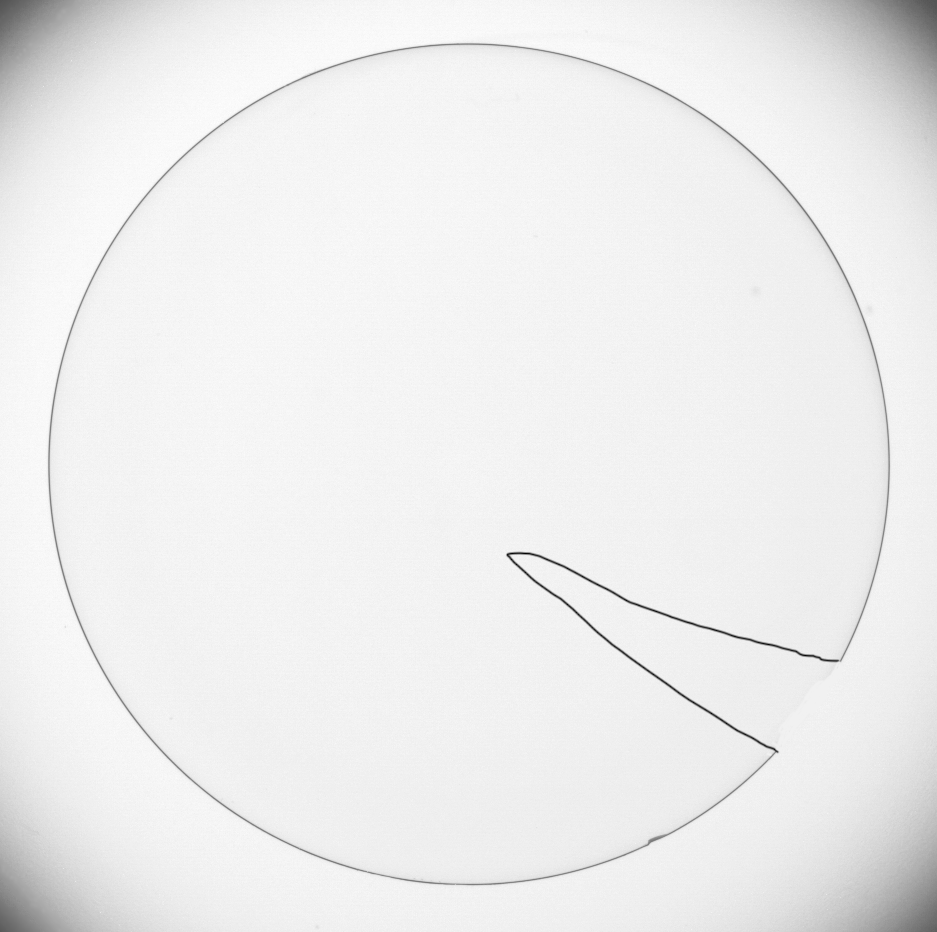
#> input picture 第一次/深度缺陷.png, 937 x 932 px
$ jupyter execute 'final(deep).ipynb'
#> lines starting #> are read from the running program, lines starting #| are printed output that depends on the picture; after the words box and inside, x2 and y2 are one past the last pixel; in counts of white or black regions, pixels touching at a corner belong together
[cell 1]
import numpy as np
import matplotlib.pyplot as plt
import cv2

img = cv2.imread("深度缺陷.png")#读入图像
#> img is the input picture: shape (932, 937, 3); min 1, max 255, mean 237.2
image = cv2.cvtColor(img, cv2.COLOR_BGR2GRAY)#将图像转化为灰度图像
#cv2.imshow("Image",image)#显示图像
# cv2.waitKey()
canny = cv2.Canny(image, 30, 150)
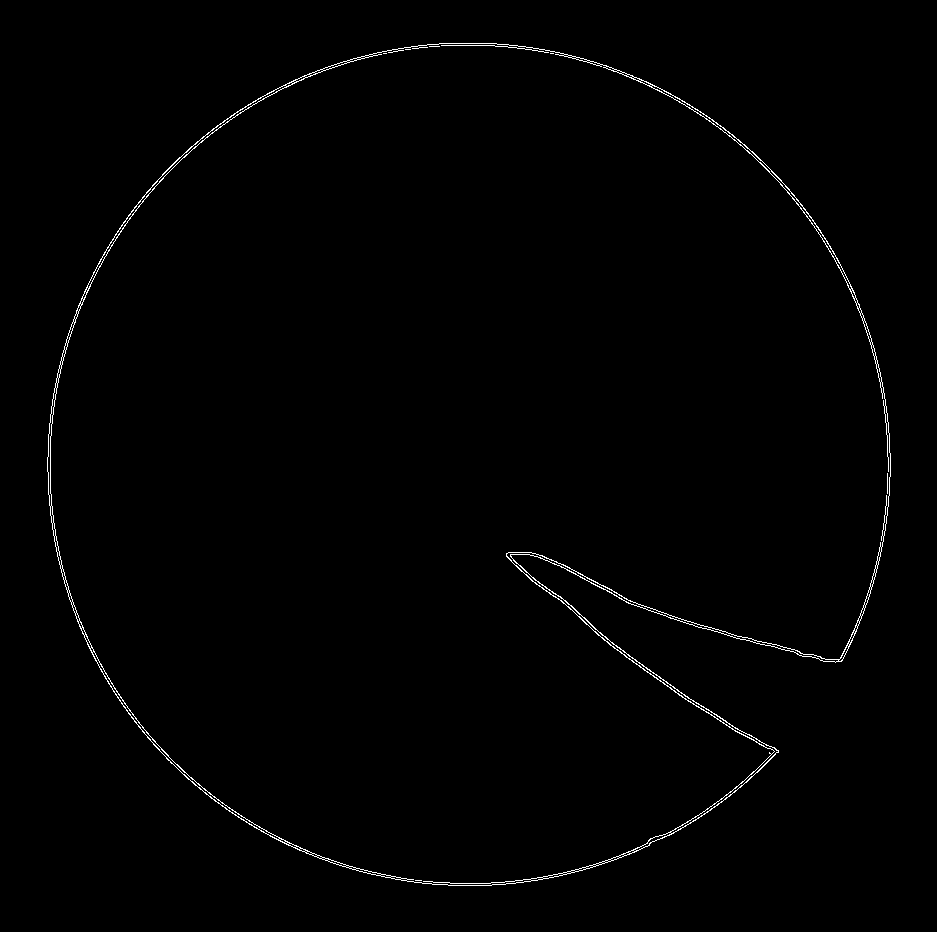
#> canny: shape (932, 937); 0.77% white in thin lines or dots, all inside (x1, y1, x2, y2) = (47, 43, 891, 886)
# cv2.imshow("Canny",canny)
# cv2.waitKey()
plt.imshow(canny, cmap='gray')
img_array = np.array(canny)
# img_array[400]

[cell 2]
# [8 lines of commented-out code are left out]

[cell 3]
kernel = np.ones((3, 3), np.uint8)
closing = cv2.morphologyEx(canny, cv2.MORPH_CLOSE, kernel)
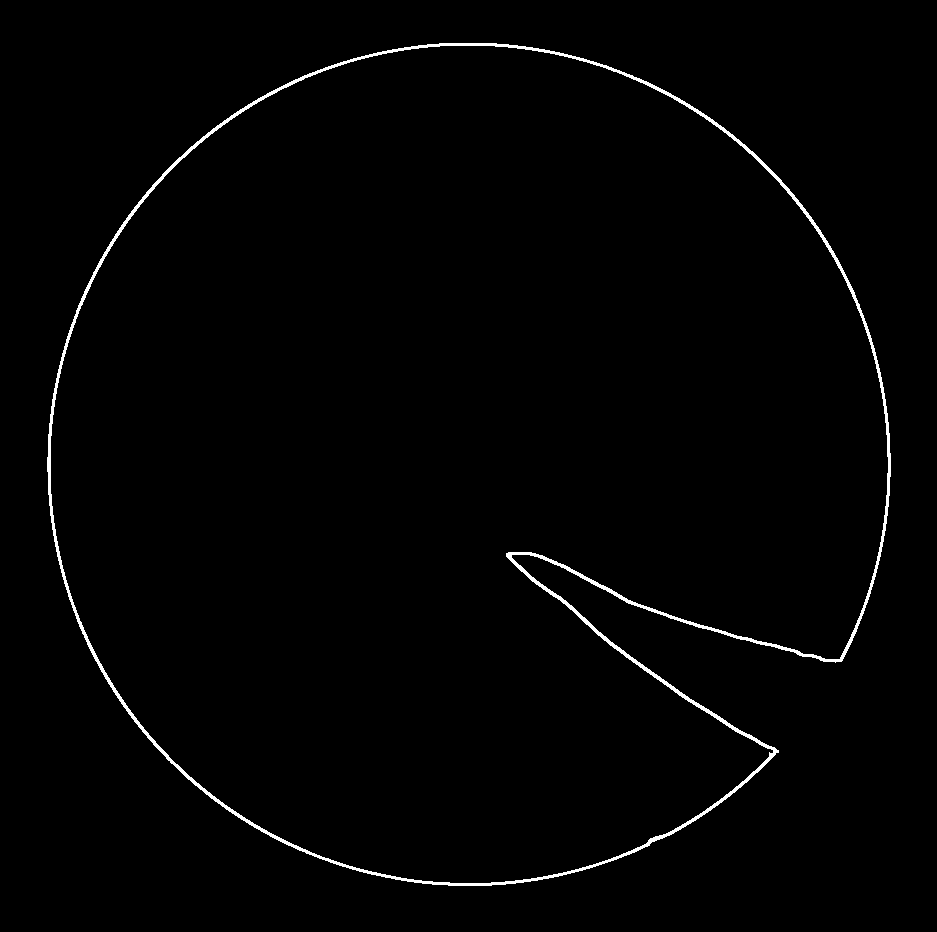
#> closing: shape (932, 937); 1.2% white; 1 white region, box (x1, y1, x2, y2) and area: (47, 43, 891, 886) 10724
plt.imshow(closing, cmap='gray')
# img_array[400]
# cv2.imshow("closing",closing)
# cv2.waitKey()
# cv2.destroyAllWindows()
img_array = np.array(closing)
cv2.imwrite("edge.jpeg", closing)
#> Out = True

图像的边缘检测已经完成，圆的边缘上的所有点都变成了255，背景为0。
现在开始使用最小二乘法寻找圆心

$$(x - x_{0})^{2} + (y - y_{0})^{2} = R^{2}$$

[cell 4]
from scipy.optimize import leastsq
# train_x = np.array([])
# train_y = np.array([])
train_x = []
train_y = []
for i in range(len(img_array)):
    for j in range(len(img_array[0])):
        if(img_array[i][j] == 255):
            train_x.append(i)
            train_y.append(j)
#> after the loop, train_x = 10724 values from 43 to 885; train_y = 10724 values, max 890 at index 4248, min 47 at index 4270, mean 498.3

train_x = np.array(train_x)
train_y = np.array(train_y)
len(train_x)
#> Out = 10724

[cell 5]
def func(p, x, y):
    x0, y0, R = p
    return (x - x0) ** 2 + (y - y0) ** 2 - (R ** 2)

def error(p, x, y):
    return func(p, x, y) - 0

p0=[100, 100, 100]

para = leastsq(error, p0, args=(train_x, train_y))
#> para = ([446.2, 451.8, -394.6], 3)

x0, y0, R = para[0]
#> x0 = 446.2; y0 = 451.8; R = -394.6
p = [x0, y0, R]
#> p = [446.2, 451.8, -394.6]
p
#> Out = [446.2, 451.8, -394.6]

[cell 6]
cnt = 0
defect_x = []
defect_y = []

for i in range(len(train_x)):
    # print(i)
    # print(train_y[i])
    # print(abs(func(p, i, train_y[i])))
    if abs(func(p, train_x[i], train_y[i])) > 1800:
        defect_x.append(train_x[i])
        defect_y.append(train_y[i])
#> after the loop, defect_x = 10010 values from 43 to 885; defect_y = 10010 values, max 890 at index 3566, min 47 at index 3588, mean 519.3
len(defect_x)
#> Out = 10010

[cell 7]
for i in range(len(defect_x)):
    img[defect_x[i]][defect_y[i]][2] = 255
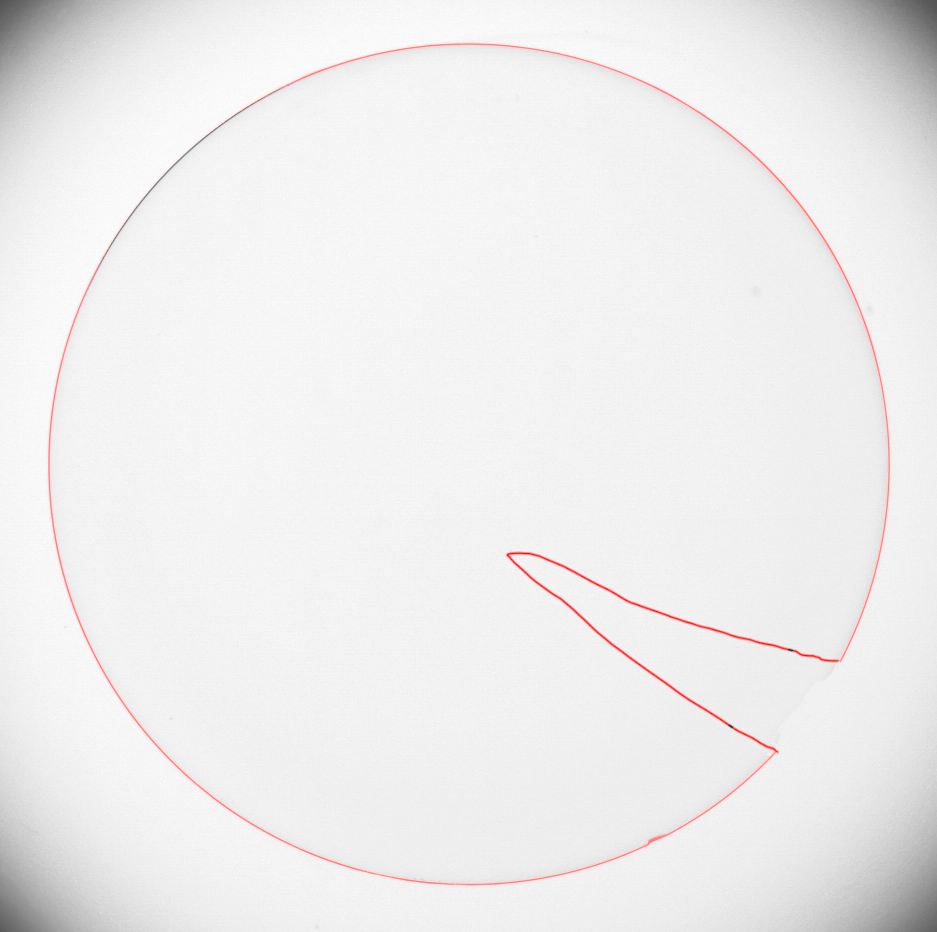
#> img: shape (932, 937, 3); 1.15% of pixels changed, all inside (x1, y1, x2, y2) = (47, 43, 891, 886)
# cv2.imshow("after", img)
# cv2.waitKey()
# cv2.destroyAllWindows()
plt.figure(figsize=(10, 10))
plt.imshow(img)
plt.show()
cv2.imwrite("final.jpeg", img)
#> Out = True

$ run again, with 第一次/ContactLens.tif saved as 第一次/深度缺陷.png
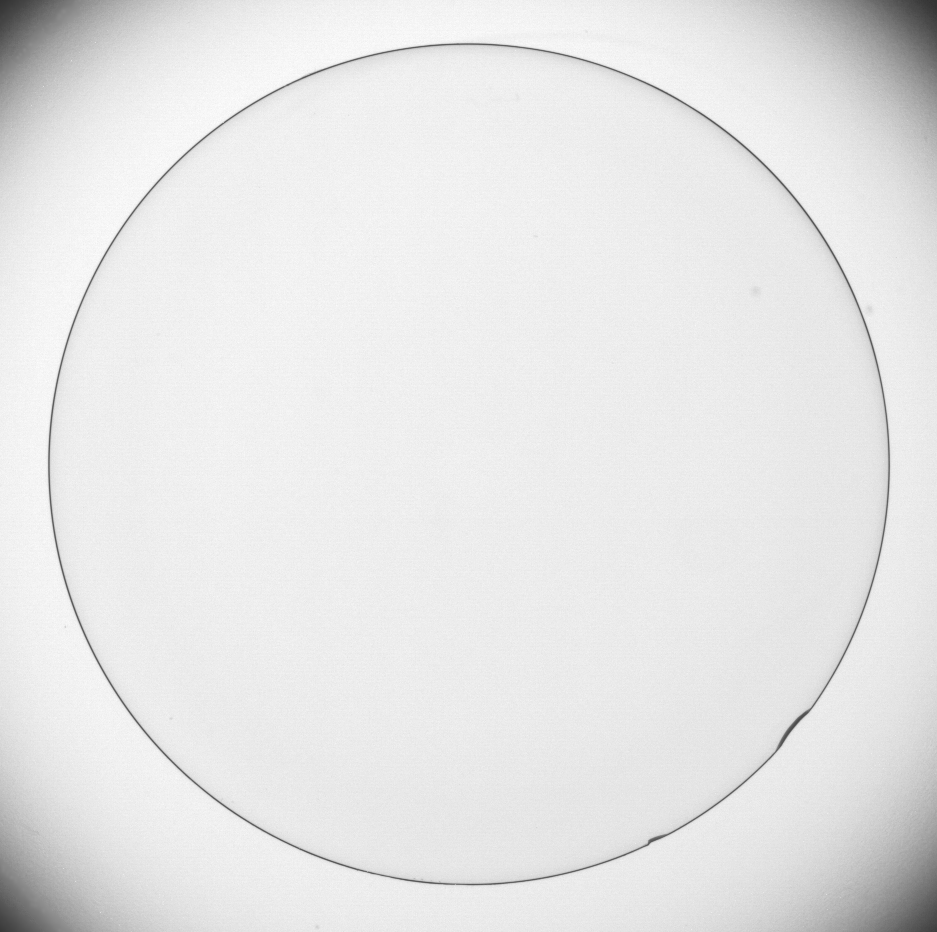
#> input picture 第一次/ContactLens.tif, 937 x 932 px
#> img is the input picture: shape (932, 937, 3); min 50, max 255, mean 229.7
#> `canny = cv2.Canny(image, 30, 150)`:
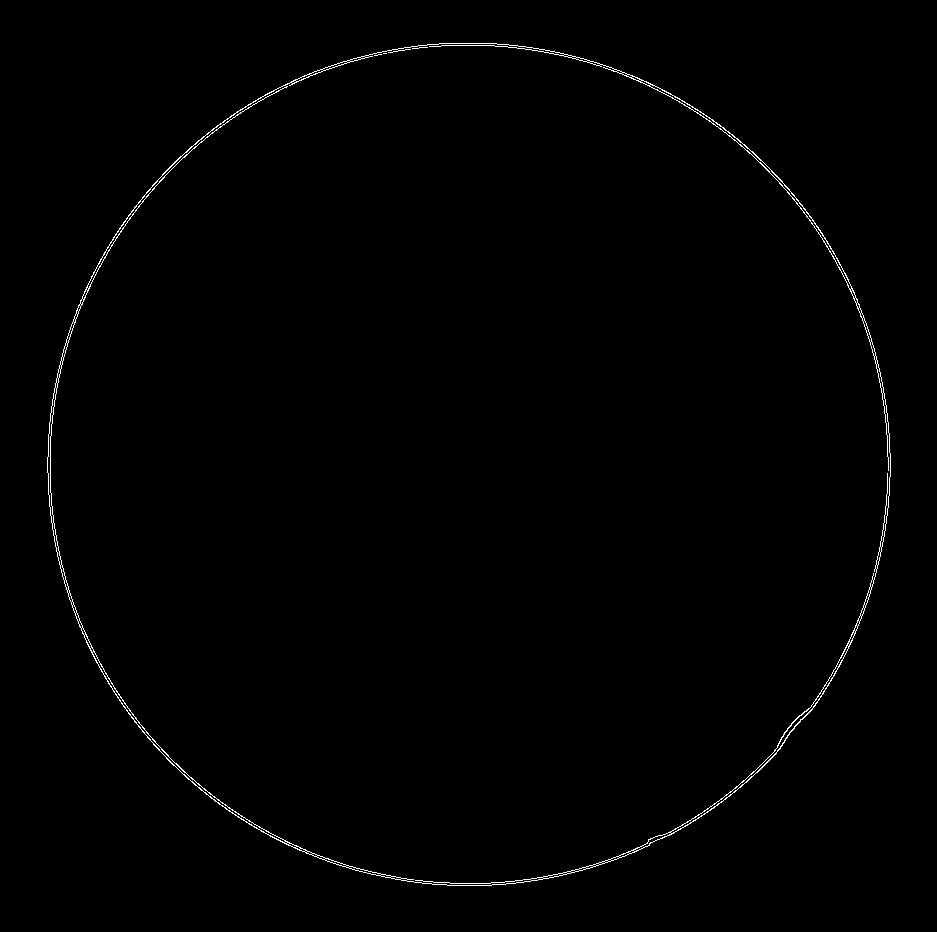
#> canny: shape (932, 937); 0.63% white in thin lines or dots, all inside (x1, y1, x2, y2) = (47, 43, 891, 886)
#> `closing = cv2.morphologyEx(canny, cv2.MORPH_CLOSE, kernel)`:
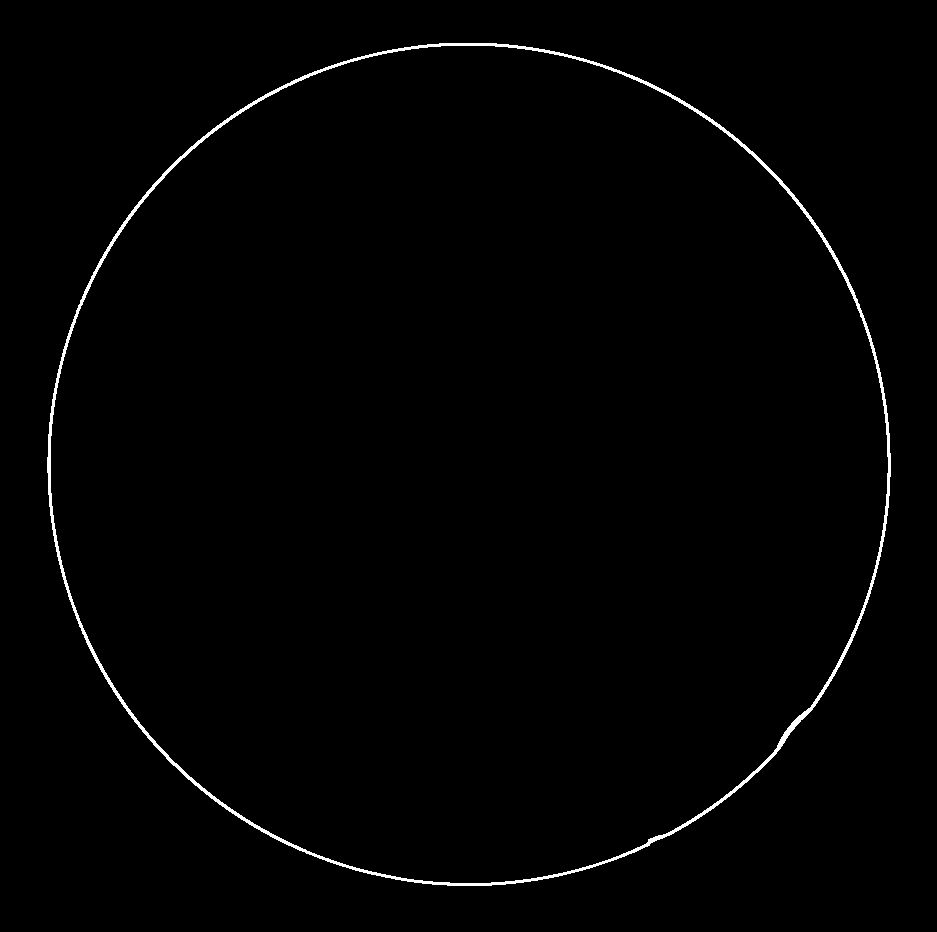
#> closing: shape (932, 937); 1% white; 1 white region, box (x1, y1, x2, y2) and area: (47, 43, 891, 886) 8809
#> `cv2.imwrite("edge.jpeg", closing)`: Out = True
#> after the loop `for i in range(len(img_array)):`: train_x = 8809 values from 43 to 885; train_y = 8809 values, max 890 at index 4285, min 47 at index 4307, mean 471.9
#> `len(train_x)`: Out = 8809
#> para = ([463.7, 468.5, -420.1], 1)
#> `x0, y0, R = para[0]`: x0 = 463.7; y0 = 468.5; R = -420.1
#> p = [463.7, 468.5, -420.1]
#> after the loop `for i in range(len(train_x)):`: defect_x = 168 values from 710 to 841; defect_y = 168 values, max 806 at index 0, min 648 at index 159, mean 769.5
#> `len(defect_x)`: Out = 168
#> `cv2.imwrite("final.jpeg", img)`: Out = True
